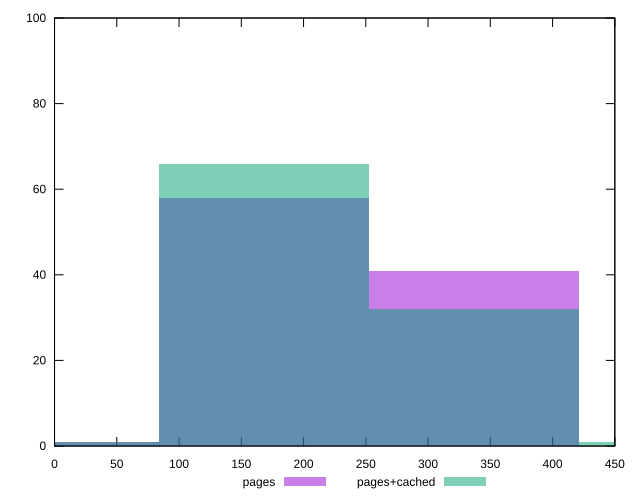

Write the gnuplot code that produced this figure.
reset

$pages <<EOF
168.33899146968878 58
336.67798293937756 41
0 1
EOF

$pagesCached <<EOF
336.67798293937756 32
168.33899146968878 66
0 1
505.01697440906634 1
EOF

set key outside below
set boxwidth 168.33899146968878
set xrange [0:450]
set yrange [0:100]
set trange [0:100]
set style fill transparent solid 0.5 noborder
set terminal svg size 640, 500 enhanced background rgb 'white'
set output "report_00017_2021-02-10T15-08-03.406Z/offscreen-images/comparison/histogram/0_vs_1.svg"

plot $pages title "pages" with boxes, \
     $pagesCached title "pages+cached" with boxes

reset
